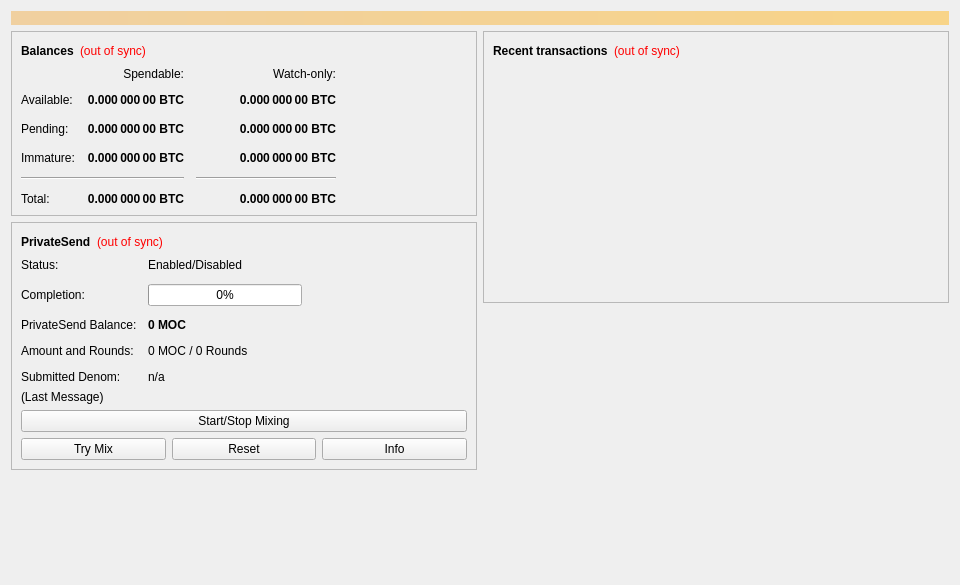
<?xml version="1.0" encoding="UTF-8"?>
<ui version="4.0">
 <class>OverviewPage</class>
 <widget class="QWidget" name="OverviewPage">
  <property name="geometry">
   <rect>
    <x>0</x>
    <y>0</y>
    <width>960</width>
    <height>585</height>
   </rect>
  </property>
  <property name="minimumSize">
   <size>
    <width>960</width>
    <height>0</height>
   </size>
  </property>
  <property name="windowTitle">
   <string>Form</string>
  </property>
  <layout class="QVBoxLayout" name="topLayout">
   <item>
    <widget class="QLabel" name="labelAlerts">
     <property name="visible">
      <bool>false</bool>
     </property>
     <property name="styleSheet">
      <string notr="true">QLabel { background-color: qlineargradient(x1: 0, y1: 0, x2: 1, y2: 0, stop:0 #F0D0A0, stop:1 #F8D488); color:#000000; }</string>
     </property>
     <property name="wordWrap">
      <bool>true</bool>
     </property>
     <property name="margin">
      <number>3</number>
     </property>
     <property name="textInteractionFlags">
      <set>Qt::TextSelectableByMouse</set>
     </property>
    </widget>
   </item>
   <item>
    <layout class="QHBoxLayout" name="horizontalLayout" stretch="1,1">
     <item>
      <layout class="QVBoxLayout" name="verticalLayout_2">
       <item>
        <widget class="QFrame" name="frame">
         <property name="frameShape">
          <enum>QFrame::StyledPanel</enum>
         </property>
         <property name="frameShadow">
          <enum>QFrame::Raised</enum>
         </property>
         <layout class="QVBoxLayout" name="verticalLayout_4">
          <item>
           <layout class="QHBoxLayout" name="horizontalLayout_4">
            <item>
             <widget class="QLabel" name="label_5">
              <property name="font">
               <font>
                <weight>75</weight>
                <bold>true</bold>
               </font>
              </property>
              <property name="text">
               <string>Balances</string>
              </property>
             </widget>
            </item>
            <item>
             <widget class="QLabel" name="labelWalletStatus">
              <property name="toolTip">
               <string>The displayed information may be out of date. Your wallet automatically synchronizes with the Momo network after a connection is established, but this process has not completed yet.</string>
              </property>
              <property name="styleSheet">
               <string notr="true">QLabel { color: red; }</string>
              </property>
              <property name="text">
               <string notr="true">(out of sync)</string>
              </property>
              <property name="alignment">
               <set>Qt::AlignLeading|Qt::AlignLeft|Qt::AlignVCenter</set>
              </property>
             </widget>
            </item>
            <item>
             <spacer name="horizontalSpacer_3">
              <property name="orientation">
               <enum>Qt::Horizontal</enum>
              </property>
              <property name="sizeHint" stdset="0">
               <size>
                <width>40</width>
                <height>20</height>
               </size>
              </property>
             </spacer>
            </item>
           </layout>
          </item>
          <item>
           <layout class="QGridLayout" name="gridLayout">
            <property name="spacing">
             <number>12</number>
            </property>
            <item row="2" column="2">
             <widget class="QLabel" name="labelWatchPending">
              <property name="font">
               <font>
                <weight>75</weight>
                <bold>true</bold>
               </font>
              </property>
              <property name="cursor">
               <cursorShape>IBeamCursor</cursorShape>
              </property>
              <property name="toolTip">
               <string>Unconfirmed transactions to watch-only addresses</string>
              </property>
              <property name="text">
               <string notr="true">0.000 000 00 BTC</string>
              </property>
              <property name="alignment">
               <set>Qt::AlignRight|Qt::AlignTrailing|Qt::AlignVCenter</set>
              </property>
              <property name="textInteractionFlags">
               <set>Qt::LinksAccessibleByMouse|Qt::TextSelectableByKeyboard|Qt::TextSelectableByMouse</set>
              </property>
             </widget>
            </item>
            <item row="2" column="1">
             <widget class="QLabel" name="labelUnconfirmed">
              <property name="font">
               <font>
                <weight>75</weight>
                <bold>true</bold>
               </font>
              </property>
              <property name="cursor">
               <cursorShape>IBeamCursor</cursorShape>
              </property>
              <property name="toolTip">
               <string>Total of transactions that have yet to be confirmed, and do not yet count toward the spendable balance</string>
              </property>
              <property name="text">
               <string notr="true">0.000 000 00 BTC</string>
              </property>
              <property name="alignment">
               <set>Qt::AlignRight|Qt::AlignTrailing|Qt::AlignVCenter</set>
              </property>
              <property name="textInteractionFlags">
               <set>Qt::LinksAccessibleByMouse|Qt::TextSelectableByKeyboard|Qt::TextSelectableByMouse</set>
              </property>
             </widget>
            </item>
            <item row="3" column="2">
             <widget class="QLabel" name="labelWatchImmature">
              <property name="font">
               <font>
                <weight>75</weight>
                <bold>true</bold>
               </font>
              </property>
              <property name="cursor">
               <cursorShape>IBeamCursor</cursorShape>
              </property>
              <property name="toolTip">
               <string>Mined balance in watch-only addresses that has not yet matured</string>
              </property>
              <property name="text">
               <string notr="true">0.000 000 00 BTC</string>
              </property>
              <property name="alignment">
               <set>Qt::AlignRight|Qt::AlignTrailing|Qt::AlignVCenter</set>
              </property>
              <property name="textInteractionFlags">
               <set>Qt::LinksAccessibleByMouse|Qt::TextSelectableByKeyboard|Qt::TextSelectableByMouse</set>
              </property>
             </widget>
            </item>
            <item row="4" column="0" colspan="2">
             <widget class="Line" name="lineSpendableBalance">
              <property name="orientation">
               <enum>Qt::Horizontal</enum>
              </property>
             </widget>
            </item>
            <item row="4" column="2">
             <widget class="Line" name="lineWatchBalance">
              <property name="sizePolicy">
               <sizepolicy hsizetype="Preferred" vsizetype="Fixed">
                <horstretch>0</horstretch>
                <verstretch>0</verstretch>
               </sizepolicy>
              </property>
              <property name="minimumSize">
               <size>
                <width>140</width>
                <height>0</height>
               </size>
              </property>
              <property name="orientation">
               <enum>Qt::Horizontal</enum>
              </property>
             </widget>
            </item>
            <item row="5" column="0">
             <widget class="QLabel" name="labelTotalText">
              <property name="text">
               <string>Total:</string>
              </property>
             </widget>
            </item>
            <item row="3" column="1">
             <widget class="QLabel" name="labelImmature">
              <property name="font">
               <font>
                <weight>75</weight>
                <bold>true</bold>
               </font>
              </property>
              <property name="cursor">
               <cursorShape>IBeamCursor</cursorShape>
              </property>
              <property name="toolTip">
               <string>Mined balance that has not yet matured</string>
              </property>
              <property name="text">
               <string notr="true">0.000 000 00 BTC</string>
              </property>
              <property name="alignment">
               <set>Qt::AlignRight|Qt::AlignTrailing|Qt::AlignVCenter</set>
              </property>
              <property name="textInteractionFlags">
               <set>Qt::LinksAccessibleByMouse|Qt::TextSelectableByKeyboard|Qt::TextSelectableByMouse</set>
              </property>
             </widget>
            </item>
            <item row="2" column="3">
             <spacer name="horizontalSpacer_2">
              <property name="orientation">
               <enum>Qt::Horizontal</enum>
              </property>
              <property name="sizeHint" stdset="0">
               <size>
                <width>40</width>
                <height>20</height>
               </size>
              </property>
             </spacer>
            </item>
            <item row="3" column="0">
             <widget class="QLabel" name="labelImmatureText">
              <property name="text">
               <string>Immature:</string>
              </property>
             </widget>
            </item>
            <item row="5" column="1">
             <widget class="QLabel" name="labelTotal">
              <property name="font">
               <font>
                <weight>75</weight>
                <bold>true</bold>
               </font>
              </property>
              <property name="cursor">
               <cursorShape>IBeamCursor</cursorShape>
              </property>
              <property name="toolTip">
               <string>Your current total balance</string>
              </property>
              <property name="text">
               <string notr="true">0.000 000 00 BTC</string>
              </property>
              <property name="alignment">
               <set>Qt::AlignRight|Qt::AlignTrailing|Qt::AlignVCenter</set>
              </property>
              <property name="textInteractionFlags">
               <set>Qt::LinksAccessibleByMouse|Qt::TextSelectableByKeyboard|Qt::TextSelectableByMouse</set>
              </property>
             </widget>
            </item>
            <item row="5" column="2">
             <widget class="QLabel" name="labelWatchTotal">
              <property name="font">
               <font>
                <weight>75</weight>
                <bold>true</bold>
               </font>
              </property>
              <property name="cursor">
               <cursorShape>IBeamCursor</cursorShape>
              </property>
              <property name="toolTip">
               <string>Current total balance in watch-only addresses</string>
              </property>
              <property name="text">
               <string notr="true">0.000 000 00 BTC</string>
              </property>
              <property name="alignment">
               <set>Qt::AlignRight|Qt::AlignTrailing|Qt::AlignVCenter</set>
              </property>
              <property name="textInteractionFlags">
               <set>Qt::LinksAccessibleByMouse|Qt::TextSelectableByKeyboard|Qt::TextSelectableByMouse</set>
              </property>
             </widget>
            </item>
            <item row="0" column="2">
             <widget class="QLabel" name="labelWatchonly">
              <property name="text">
               <string>Watch-only:</string>
              </property>
              <property name="alignment">
               <set>Qt::AlignRight|Qt::AlignTrailing|Qt::AlignVCenter</set>
              </property>
             </widget>
            </item>
            <item row="1" column="0">
             <widget class="QLabel" name="labelBalanceText">
              <property name="text">
               <string>Available:</string>
              </property>
             </widget>
            </item>
            <item row="1" column="1">
             <widget class="QLabel" name="labelBalance">
              <property name="font">
               <font>
                <weight>75</weight>
                <bold>true</bold>
               </font>
              </property>
              <property name="cursor">
               <cursorShape>IBeamCursor</cursorShape>
              </property>
              <property name="toolTip">
               <string>Your current spendable balance</string>
              </property>
              <property name="text">
               <string notr="true">0.000 000 00 BTC</string>
              </property>
              <property name="alignment">
               <set>Qt::AlignRight|Qt::AlignTrailing|Qt::AlignVCenter</set>
              </property>
              <property name="textInteractionFlags">
               <set>Qt::LinksAccessibleByMouse|Qt::TextSelectableByKeyboard|Qt::TextSelectableByMouse</set>
              </property>
             </widget>
            </item>
            <item row="1" column="2">
             <widget class="QLabel" name="labelWatchAvailable">
              <property name="font">
               <font>
                <weight>75</weight>
                <bold>true</bold>
               </font>
              </property>
              <property name="cursor">
               <cursorShape>IBeamCursor</cursorShape>
              </property>
              <property name="toolTip">
               <string>Your current balance in watch-only addresses</string>
              </property>
              <property name="text">
               <string notr="true">0.000 000 00 BTC</string>
              </property>
              <property name="alignment">
               <set>Qt::AlignRight|Qt::AlignTrailing|Qt::AlignVCenter</set>
              </property>
              <property name="textInteractionFlags">
               <set>Qt::LinksAccessibleByMouse|Qt::TextSelectableByKeyboard|Qt::TextSelectableByMouse</set>
              </property>
             </widget>
            </item>
            <item row="2" column="0">
             <widget class="QLabel" name="labelPendingText">
              <property name="text">
               <string>Pending:</string>
              </property>
             </widget>
            </item>
            <item row="0" column="1">
             <widget class="QLabel" name="labelSpendable">
              <property name="text">
               <string>Spendable:</string>
              </property>
              <property name="alignment">
               <set>Qt::AlignRight|Qt::AlignTrailing|Qt::AlignVCenter</set>
              </property>
             </widget>
            </item>
           </layout>
          </item>
         </layout>
        </widget>
       </item>
       <item>
        <widget class="QFrame" name="framePrivateSend">
         <property name="layoutDirection">
          <enum>Qt::LeftToRight</enum>
         </property>
         <property name="frameShape">
          <enum>QFrame::StyledPanel</enum>
         </property>
         <property name="frameShadow">
          <enum>QFrame::Raised</enum>
         </property>
         <layout class="QVBoxLayout" name="VerticalLayout_PS1">
          <item>
           <layout class="QHBoxLayout" name="horizontalLayout_5">
            <item>
             <widget class="QLabel" name="labelPrivateSendHeader">
              <property name="font">
               <font>
                <weight>75</weight>
                <bold>true</bold>
               </font>
              </property>
              <property name="text">
               <string>PrivateSend</string>
              </property>
             </widget>
            </item>
            <item>
             <widget class="QLabel" name="labelPrivateSendSyncStatus">
              <property name="toolTip">
               <string>The displayed information may be out of date. Your wallet automatically synchronizes with the Momo network after a connection is established, but this process has not completed yet.</string>
              </property>
              <property name="styleSheet">
               <string notr="true">QLabel { color: red; }</string>
              </property>
              <property name="text">
               <string notr="true">(out of sync)</string>
              </property>
              <property name="alignment">
               <set>Qt::AlignLeading|Qt::AlignLeft|Qt::AlignVCenter</set>
              </property>
             </widget>
            </item>
            <item>
             <spacer name="horizontalSpacer_4">
              <property name="orientation">
               <enum>Qt::Horizontal</enum>
              </property>
              <property name="sizeHint" stdset="0">
               <size>
                <width>40</width>
                <height>20</height>
               </size>
              </property>
             </spacer>
            </item>
           </layout>
          </item>
          <item>
           <layout class="QFormLayout" name="privateSendFormLayout">
            <property name="fieldGrowthPolicy">
             <enum>QFormLayout::AllNonFixedFieldsGrow</enum>
            </property>
            <property name="horizontalSpacing">
             <number>11</number>
            </property>
            <property name="verticalSpacing">
             <number>12</number>
            </property>
            <item row="0" column="0">
             <widget class="QLabel" name="labelPrivateSendEnabledText">
              <property name="text">
               <string>Status:</string>
              </property>
             </widget>
            </item>
            <item row="0" column="1">
             <widget class="QLabel" name="labelPrivateSendEnabled">
              <property name="text">
               <string>Enabled/Disabled</string>
              </property>
             </widget>
            </item>
            <item row="1" column="0">
             <widget class="QLabel" name="labelCompletitionText">
              <property name="text">
               <string>Completion:</string>
              </property>
             </widget>
            </item>
            <item row="1" column="1">
             <widget class="QProgressBar" name="privateSendProgress">
              <property name="maximumSize">
               <size>
                <width>154</width>
                <height>16777215</height>
               </size>
              </property>
              <property name="value">
               <number>0</number>
              </property>
             </widget>
            </item>
            <item row="2" column="0">
             <widget class="QLabel" name="labelAnonymizedText">
              <property name="text">
               <string>PrivateSend Balance:</string>
              </property>
             </widget>
            </item>
            <item row="2" column="1">
             <widget class="QLabel" name="labelAnonymized">
              <property name="font">
               <font>
                <weight>75</weight>
                <bold>true</bold>
               </font>
              </property>
              <property name="text">
               <string notr="true">0 MOC</string>
              </property>
             </widget>
            </item>
            <item row="3" column="0">
             <widget class="QLabel" name="labelAmountAndRoundsText">
              <property name="text">
               <string>Amount and Rounds:</string>
              </property>
             </widget>
            </item>
            <item row="3" column="1">
             <widget class="QLabel" name="labelAmountRounds">
              <property name="text">
               <string>0 MOC / 0 Rounds</string>
              </property>
             </widget>
            </item>
            <item row="4" column="0">
             <widget class="QLabel" name="labelSubmittedDenomText">
              <property name="text">
               <string>Submitted Denom:</string>
              </property>
             </widget>
            </item>
            <item row="4" column="1">
             <widget class="QLabel" name="labelSubmittedDenom">
              <property name="toolTip">
               <string>The denominations you submitted to the Masternode.&lt;br&gt;To mix, other users must submit the exact same denominations.</string>
              </property>
              <property name="text">
               <string>n/a</string>
              </property>
             </widget>
            </item>
           </layout>
          </item>
          <item>
           <layout class="QVBoxLayout" name="VerticalLayout_PS">
            <item>
             <widget class="QLabel" name="labelPrivateSendLastMessage">
              <property name="text">
               <string>(Last Message)</string>
              </property>
              <property name="alignment">
               <set>Qt::AlignLeading|Qt::AlignLeft|Qt::AlignTop</set>
              </property>
              <property name="wordWrap">
               <bool>true</bool>
              </property>
             </widget>
            </item>
            <item>
             <widget class="QPushButton" name="togglePrivateSend">
              <property name="sizePolicy">
               <sizepolicy hsizetype="MinimumExpanding" vsizetype="Fixed">
                <horstretch>0</horstretch>
                <verstretch>0</verstretch>
               </sizepolicy>
              </property>
              <property name="text">
               <string>Start/Stop Mixing</string>
              </property>
             </widget>
            </item>
            <item>
             <layout class="QHBoxLayout" name="horizontalLayout_debugbuttons">
              <item>
               <widget class="QPushButton" name="privateSendAuto">
                <property name="sizePolicy">
                 <sizepolicy hsizetype="MinimumExpanding" vsizetype="Fixed">
                  <horstretch>0</horstretch>
                  <verstretch>0</verstretch>
                 </sizepolicy>
                </property>
                <property name="toolTip">
                 <string>Try to manually submit a PrivateSend request.</string>
                </property>
                <property name="text">
                 <string>Try Mix</string>
                </property>
               </widget>
              </item>
              <item>
               <widget class="QPushButton" name="privateSendReset">
                <property name="sizePolicy">
                 <sizepolicy hsizetype="MinimumExpanding" vsizetype="Fixed">
                  <horstretch>0</horstretch>
                  <verstretch>0</verstretch>
                 </sizepolicy>
                </property>
                <property name="toolTip">
                 <string>Reset the current status of PrivateSend (can interrupt PrivateSend if it's in the process of Mixing, which can cost you money!)</string>
                </property>
                <property name="autoFillBackground">
                 <bool>false</bool>
                </property>
                <property name="text">
                 <string>Reset</string>
                </property>
               </widget>
              </item>
              <item>
               <widget class="QPushButton" name="privateSendInfo">
                <property name="sizePolicy">
                 <sizepolicy hsizetype="MinimumExpanding" vsizetype="Fixed">
                  <horstretch>0</horstretch>
                  <verstretch>0</verstretch>
                 </sizepolicy>
                </property>
                <property name="toolTip">
                 <string>Information about PrivateSend and Mixing</string>
                </property>
                <property name="text">
                 <string>Info</string>
                </property>
               </widget>
              </item>
             </layout>
            </item>
           </layout>
          </item>
         </layout>
        </widget>
       </item>
       <item>
        <spacer name="verticalSpacer">
         <property name="orientation">
          <enum>Qt::Vertical</enum>
         </property>
         <property name="sizeHint" stdset="0">
          <size>
           <width>20</width>
           <height>40</height>
          </size>
         </property>
        </spacer>
       </item>
      </layout>
     </item>
     <item>
      <layout class="QVBoxLayout" name="verticalLayout_3">
       <item>
        <widget class="QFrame" name="frame_2">
         <property name="frameShape">
          <enum>QFrame::StyledPanel</enum>
         </property>
         <property name="frameShadow">
          <enum>QFrame::Raised</enum>
         </property>
         <layout class="QVBoxLayout" name="verticalLayout">
          <item>
           <layout class="QHBoxLayout" name="horizontalLayout_2">
            <item>
             <widget class="QLabel" name="label_4">
              <property name="font">
               <font>
                <weight>75</weight>
                <bold>true</bold>
               </font>
              </property>
              <property name="text">
               <string>Recent transactions</string>
              </property>
             </widget>
            </item>
            <item>
             <widget class="QLabel" name="labelTransactionsStatus">
              <property name="toolTip">
               <string>The displayed information may be out of date. Your wallet automatically synchronizes with the Momo network after a connection is established, but this process has not completed yet.</string>
              </property>
              <property name="styleSheet">
               <string notr="true">QLabel { color: red; }</string>
              </property>
              <property name="text">
               <string notr="true">(out of sync)</string>
              </property>
              <property name="alignment">
               <set>Qt::AlignLeading|Qt::AlignLeft|Qt::AlignVCenter</set>
              </property>
             </widget>
            </item>
            <item>
             <spacer name="horizontalSpacer">
              <property name="orientation">
               <enum>Qt::Horizontal</enum>
              </property>
              <property name="sizeHint" stdset="0">
               <size>
                <width>40</width>
                <height>20</height>
               </size>
              </property>
             </spacer>
            </item>
           </layout>
          </item>
          <item>
           <widget class="QListView" name="listTransactions">
            <property name="styleSheet">
             <string notr="true">QListView { background: transparent; }</string>
            </property>
            <property name="frameShape">
             <enum>QFrame::NoFrame</enum>
            </property>
            <property name="verticalScrollBarPolicy">
             <enum>Qt::ScrollBarAlwaysOff</enum>
            </property>
            <property name="horizontalScrollBarPolicy">
             <enum>Qt::ScrollBarAlwaysOff</enum>
            </property>
            <property name="selectionMode">
             <enum>QAbstractItemView::NoSelection</enum>
            </property>
           </widget>
          </item>
         </layout>
        </widget>
       </item>
       <item>
        <spacer name="verticalSpacer_2">
         <property name="orientation">
          <enum>Qt::Vertical</enum>
         </property>
         <property name="sizeHint" stdset="0">
          <size>
           <width>20</width>
           <height>40</height>
          </size>
         </property>
        </spacer>
       </item>
      </layout>
     </item>
    </layout>
   </item>
  </layout>
 </widget>
 <resources/>
 <connections/>
</ui>
